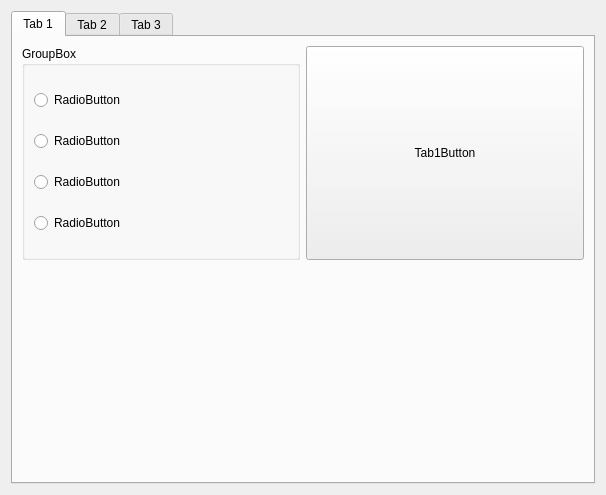
<?xml version="1.0" encoding="UTF-8"?>
<ui version="4.0">
 <class>Widget</class>
 <widget class="QWidget" name="Widget">
  <property name="geometry">
   <rect>
    <x>0</x>
    <y>0</y>
    <width>606</width>
    <height>495</height>
   </rect>
  </property>
  <property name="windowTitle">
   <string>Widget</string>
  </property>
  <layout class="QVBoxLayout" name="verticalLayout_5">
   <item>
    <widget class="QTabWidget" name="tabWidget">
     <property name="currentIndex">
      <number>0</number>
     </property>
     <widget class="QWidget" name="tab">
      <attribute name="title">
       <string>Tab 1</string>
      </attribute>
      <layout class="QVBoxLayout" name="verticalLayout_2">
       <item>
        <layout class="QHBoxLayout" name="horizontalLayout">
         <item>
          <widget class="QGroupBox" name="groupBox">
           <property name="title">
            <string>GroupBox</string>
           </property>
           <layout class="QVBoxLayout" name="verticalLayout">
            <item>
             <widget class="QRadioButton" name="radioButton">
              <property name="text">
               <string>RadioButton</string>
              </property>
             </widget>
            </item>
            <item>
             <widget class="QRadioButton" name="radioButton_2">
              <property name="text">
               <string>RadioButton</string>
              </property>
             </widget>
            </item>
            <item>
             <widget class="QRadioButton" name="radioButton_3">
              <property name="text">
               <string>RadioButton</string>
              </property>
             </widget>
            </item>
            <item>
             <widget class="QRadioButton" name="radioButton_4">
              <property name="text">
               <string>RadioButton</string>
              </property>
             </widget>
            </item>
           </layout>
          </widget>
         </item>
         <item>
          <widget class="QPushButton" name="tab1button">
           <property name="sizePolicy">
            <sizepolicy hsizetype="Minimum" vsizetype="Expanding">
             <horstretch>0</horstretch>
             <verstretch>0</verstretch>
            </sizepolicy>
           </property>
           <property name="text">
            <string>Tab1Button</string>
           </property>
          </widget>
         </item>
        </layout>
       </item>
       <item>
        <spacer name="verticalSpacer">
         <property name="orientation">
          <enum>Qt::Vertical</enum>
         </property>
         <property name="sizeHint" stdset="0">
          <size>
           <width>20</width>
           <height>209</height>
          </size>
         </property>
        </spacer>
       </item>
      </layout>
     </widget>
     <widget class="QWidget" name="tab_2">
      <attribute name="title">
       <string>Tab 2</string>
      </attribute>
      <layout class="QVBoxLayout" name="verticalLayout_3">
       <item>
        <widget class="QPushButton" name="pushButton">
         <property name="text">
          <string>TAB2</string>
         </property>
        </widget>
       </item>
       <item>
        <widget class="QPushButton" name="pushButton_3">
         <property name="text">
          <string>PushButton</string>
         </property>
        </widget>
       </item>
       <item>
        <widget class="QPushButton" name="pushButton_4">
         <property name="text">
          <string>PushButton</string>
         </property>
        </widget>
       </item>
       <item>
        <spacer name="verticalSpacer_2">
         <property name="orientation">
          <enum>Qt::Vertical</enum>
         </property>
         <property name="sizeHint" stdset="0">
          <size>
           <width>20</width>
           <height>325</height>
          </size>
         </property>
        </spacer>
       </item>
      </layout>
     </widget>
     <widget class="QWidget" name="tab_3">
      <attribute name="title">
       <string>Tab 3</string>
      </attribute>
      <layout class="QVBoxLayout" name="verticalLayout_4">
       <item>
        <widget class="QListWidget" name="listWidget"/>
       </item>
       <item>
        <widget class="QPushButton" name="pushButton_5">
         <property name="text">
          <string>PushButton</string>
         </property>
        </widget>
       </item>
      </layout>
     </widget>
    </widget>
   </item>
  </layout>
 </widget>
 <resources/>
 <connections/>
</ui>
